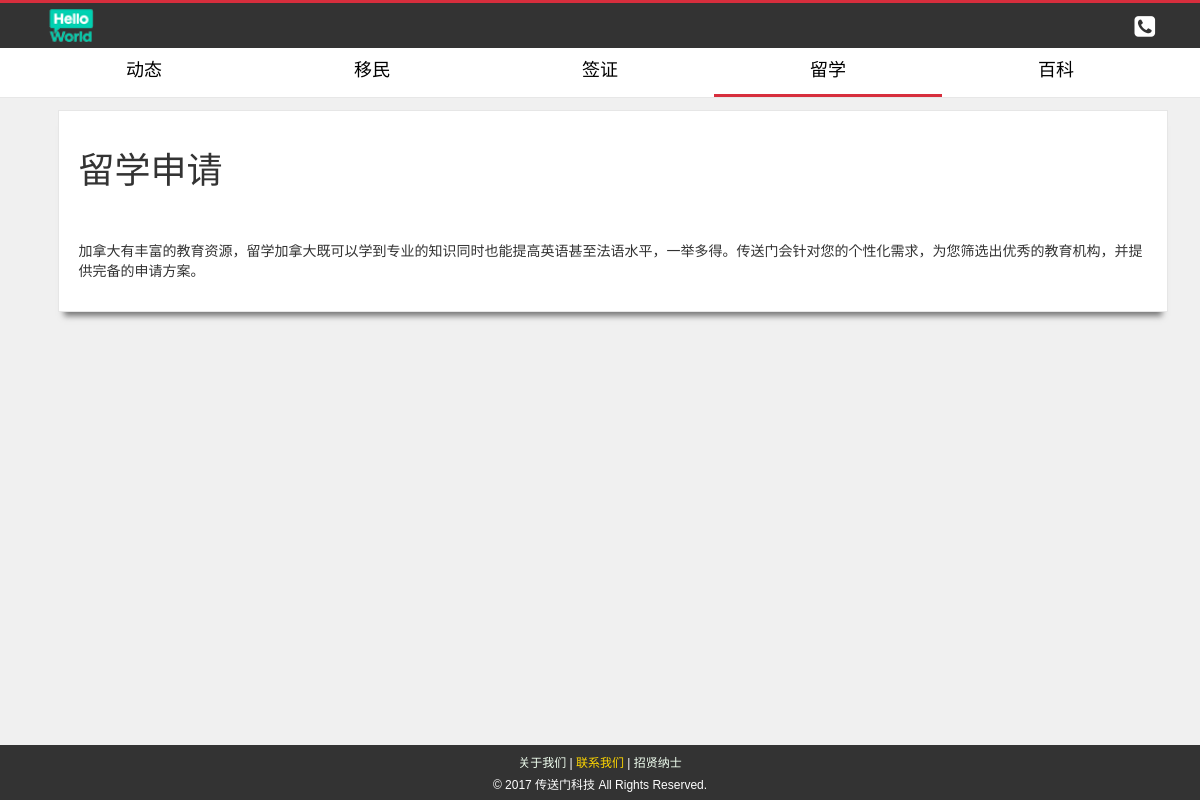
The page /shop_liuxue.php on the database as committed earlier.
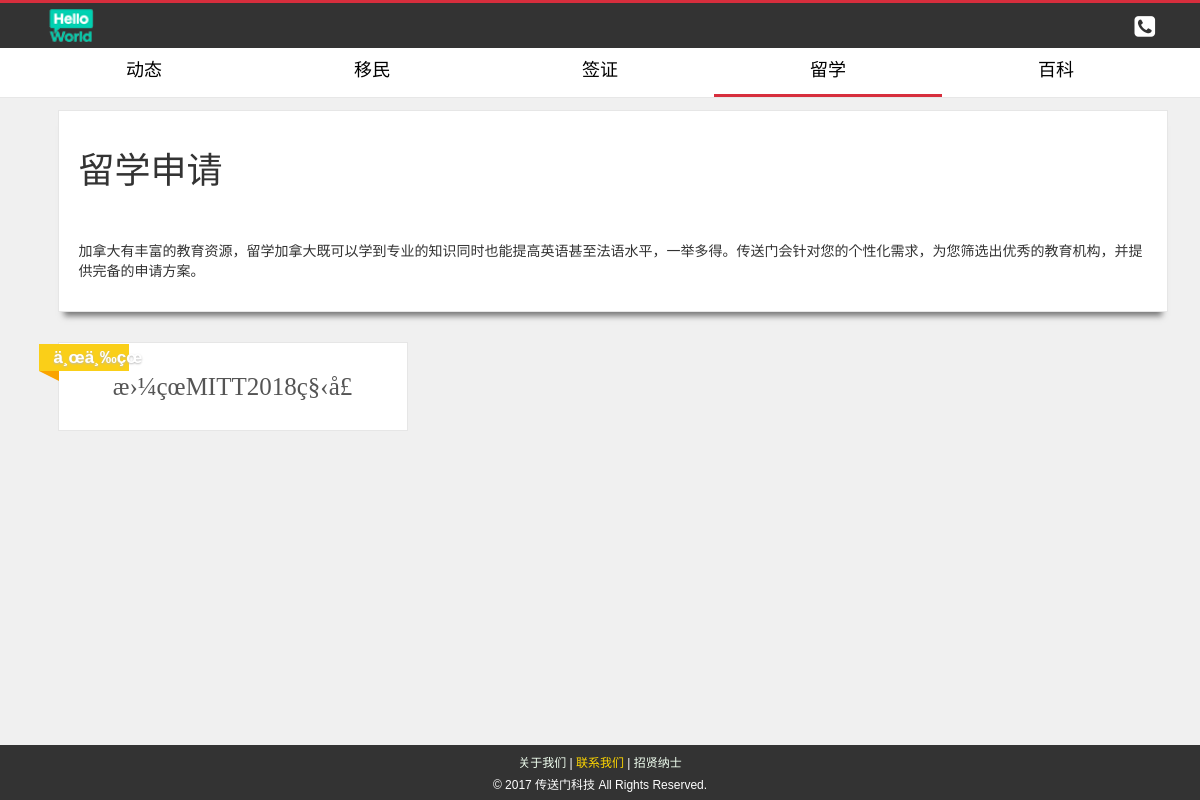
The same page on the database as committed later.
### tables this page shows
CREATE TABLE `products` (
  `product_id` int(10) NOT NULL,
  `p_cat_id` int(10) NOT NULL,
  `cat_id` int(10) NOT NULL,
  `manufacturer_id` int(10) NOT NULL,
  `date` timestamp NOT NULL DEFAULT CURRENT_TIMESTAMP ON UPDATE CURRENT_TIMESTAMP,
  `product_title` text NOT NULL,
  `product_url` text NOT NULL,
  `product_img1` text NOT NULL,
  `product_img2` text NOT NULL,
  `product_img3` text NOT NULL,
  `product_price` int(10) NOT NULL,
  `product_psp_price` int(100) NOT NULL,
  `product_desc` text NOT NULL,
  `product_features` text NOT NULL,
  `product_video` text NOT NULL,
  `product_keywords` text NOT NULL,
  `product_label` text NOT NULL,
  `status` varchar(255) NOT NULL
);

CREATE TABLE `categories` (
  `cat_id` int(10) NOT NULL,
  `cat_title` text NOT NULL,
  `cat_top` text NOT NULL,
  `cat_image` text NOT NULL
);

### functions/functions.php (the view, shortened to what this page needs)
<?php
$db = mysqli_connect("localhost", "root", "", "ecom_store");
function getStudy($product_category)
{
    global $db;
    $get_products = "select * from products WHERE ".$product_category." ORDER BY cat_id ASC";
    $run_products = mysqli_query($db, $get_products);
    while ($row_products = mysqli_fetch_array($run_products)) {
        $pro_title = $row_products['product_title'];
        $pro_url = $row_products['product_url'];
        $sub_cat = $row_products['cat_id'];
        $get_sub_cat = "select * from categories where cat_id = '$sub_cat'";
        $run_sub_cat = mysqli_query($db, $get_sub_cat);
        $row_sub_cat = mysqli_fetch_array($run_sub_cat);
        $pro_sub_title = $row_sub_cat['cat_title'];
        $product_label = "
            <a class='label' href='$pro_url' style='color:black;'>
                <div class='product-label'>$pro_sub_title</div>
            </a>
            ";
        echo "
        <div class='col-md-4 col-sm-6 center-responsive' >
            <div class='product' >
                <div class='text'>
                    <h3><a href='$pro_url'> $pro_title </a></h3>
                    <br>
                </div>
                $product_label
            </div>
        </div>
        ";
    }
}
?>

Rows that differ between the two databases and show on the page:
added products: product_title "æ›¼çœMITT2018ç§‹å­£", cat.cat_title "ä¸œä¸‰çœ"
